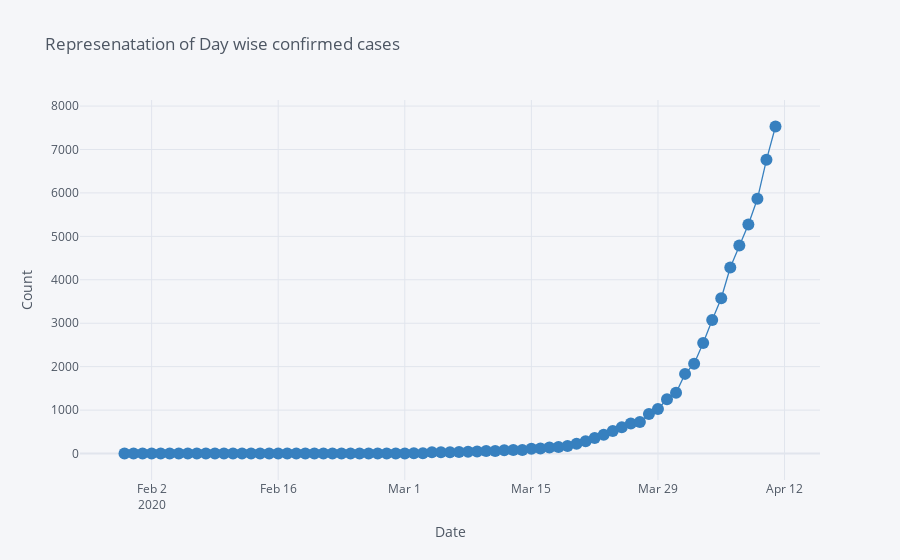

This figure's notebook cell:
### Code cell
dd.iplot(kind='scatter',x="Date",y="Confirmed",title="Represenatation of Day wise confirmed cases",xTitle='Date',yTitle='Count',mode='lines+markers+text',colors='blue')

### Figure 1 — Plotly figure (JSON) as saved in the notebook; plotly's stock layout.template omitted (floating-point values rounded to 4 significant figures)
{"data": [{"line": {"color": "rgba(55, 128, 191, 1.0)", "dash": "solid", "shape": "linear", "width": 1.3}, "marker": {"size": 12, "symbol": "circle"}, "mode": "lines+markers+text", "name": "Confirmed", "text": "", "type": "scatter", "x": ["2020-01-30", "2020-01-31", "2020-02-01", "2020-02-02", "2020-02-03", "2020-02-04", "2020-02-05", "2020-02-06", "2020-02-07", "2020-02-08", "2020-02-09", "2020-02-10", "2020-02-11", "2020-02-12", "2020-02-13", "2020-02-14", "2020-02-15", "2020-02-16", "2020-02-17", "2020-02-18", "2020-02-19", "2020-02-20", "2020-02-21", "2020-02-22", "2020-02-23", "2020-02-24", "2020-02-25", "2020-02-26", "2020-02-27", "2020-02-28", "2020-02-29", "2020-03-01", "2020-03-02", "2020-03-03", "2020-03-04", "2020-03-05", "2020-03-06", "2020-03-07", "2020-03-08", "2020-03-09", "2020-03-10", "2020-03-11", "2020-03-12", "2020-03-13", "2020-03-14", "2020-03-15", "2020-03-16", "2020-03-17", "2020-03-18", "2020-03-19", "2020-03-20", "2020-03-21", "2020-03-22", "2020-03-23", "2020-03-24", "2020-03-25", "2020-03-26", "2020-03-27", "2020-03-28", "2020-03-29", "2020-03-30", "2020-03-31", "2020-04-01", "2020-04-02", "2020-04-03", "2020-04-04", "2020-04-05", "2020-04-06", "2020-04-07", "2020-04-08", "2020-04-09", "2020-04-10", "2020-04-11"], "y": [1, 1, 2, 3, 3, 3, 3, 3, 3, 3, 3, 3, 3, 3, 3, 3, 3, 3, 3, 3, 3, 3, 3, 3, 3, 3, 3, 3, 3, 3, 3, 3, 5, 6, 28, 30, 31, 34, 39, 46, 58, 60, 74, 81, 84, 110, 114, 137, 151, 173, 223, 283, 360, 433, 519, 606, 694, 724, 909, 1024, 1251, 1397, 1834, 2069, 2547, 3072, 3577, 4281, 4789, 5274, 5865, 6761, 7529]}], "layout": {"legend": {"bgcolor": "#F5F6F9", "font": {"color": "#4D5663"}}, "paper_bgcolor": "#F5F6F9", "plot_bgcolor": "#F5F6F9", "title": {"font": {"color": "#4D5663"}, "text": "Represenatation of Day wise confirmed cases"}, "xaxis": {"gridcolor": "#E1E5ED", "showgrid": true, "tickfont": {"color": "#4D5663"}, "title": {"font": {"color": "#4D5663"}, "text": "Date"}, "zerolinecolor": "#E1E5ED"}, "yaxis": {"gridcolor": "#E1E5ED", "showgrid": true, "tickfont": {"color": "#4D5663"}, "title": {"font": {"color": "#4D5663"}, "text": "Count"}, "zerolinecolor": "#E1E5ED"}}}
